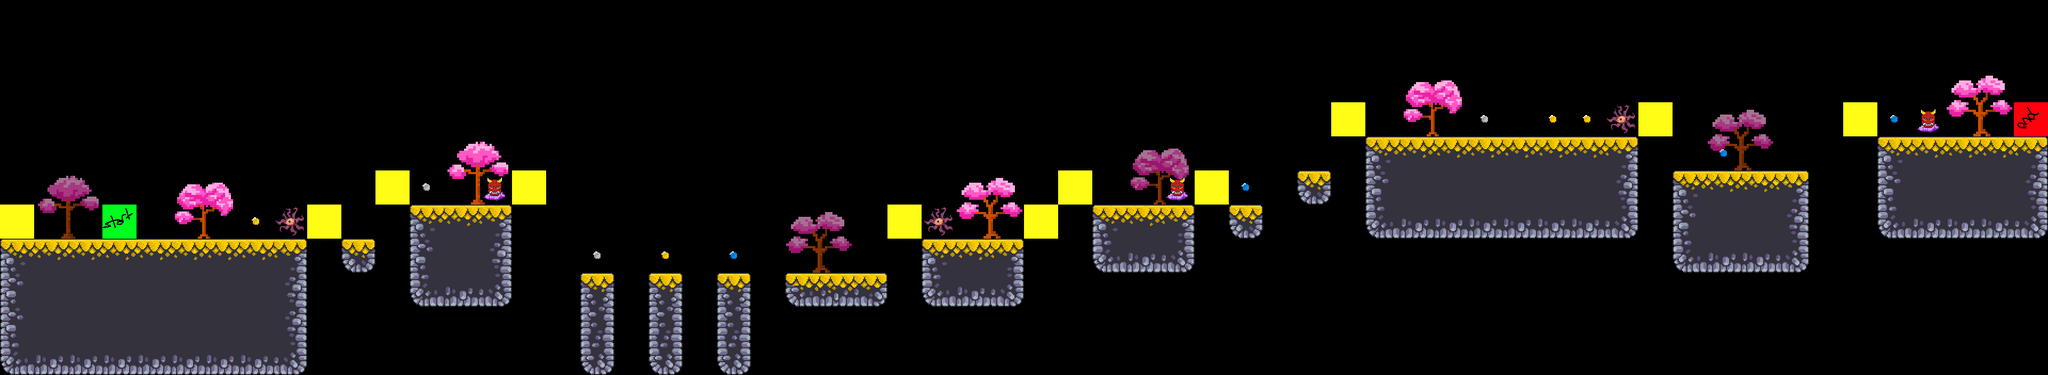

This is a level from a 2D game, rendered from its Tiled map with the project's own tilesets. A one-line summary and the map file follow, with tile-layer data summarised:
An orthogonal 60x11 tile map with 64x64 px tiles, 7 tile layers (contrainte, arbre_fg, arbre_bg, terrain, ...), 6 tilesets.

<map version="1.10" tiledversion="1.10.1" orientation="orthogonal" renderorder="right-down" width="60" height="11" tilewidth="64" tileheight="64" infinite="0" nextlayerid="8" nextobjectid="1">
 <editorsettings>
  <export target="../1/level_1.csv" format="csv" />
 </editorsettings>
 <tileset firstgid="1" source="../tilesets/terrain.tsx" />
 <tileset firstgid="17" source="../tilesets/coins.tsx" />
 <tileset firstgid="20" source="../tilesets/arbre.tsx" />
 <tileset firstgid="26" source="../tilesets/player.tsx" />
 <tileset firstgid="28" source="../tilesets/ennemies.tsx" />
 <tileset firstgid="32" source="../tilesets/contrainte.tsx" />
 <layer id="7" name="contrainte" width="60" height="11">
  <data>[660 cells, 12 non-empty, 1 distinct tile ids]</data>
 </layer>
 <layer id="3" name="arbre_fg" width="60" height="11">
  <data>[660 cells, 5 non-empty, 3 distinct tile ids]</data>
 </layer>
 <layer id="4" name="arbre_bg" width="60" height="11">
  <data>[660 cells, 4 non-empty, 3 distinct tile ids]</data>
 </layer>
 <layer id="1" name="terrain" width="60" height="11">
  <data>[660 cells, 123 non-empty, 16 distinct tile ids]</data>
 </layer>
 <layer id="2" name="coins" width="60" height="11">
  <data>[660 cells, 12 non-empty, 3 distinct tile ids]</data>
 </layer>
 <layer id="6" name="ennemies" width="60" height="11">
  <data>[660 cells, 6 non-empty, 2 distinct tile ids]</data>
 </layer>
 <layer id="5" name="player" width="60" height="11">
  <data>[660 cells, 2 non-empty, 2 distinct tile ids]</data>
 </layer>
</map>
